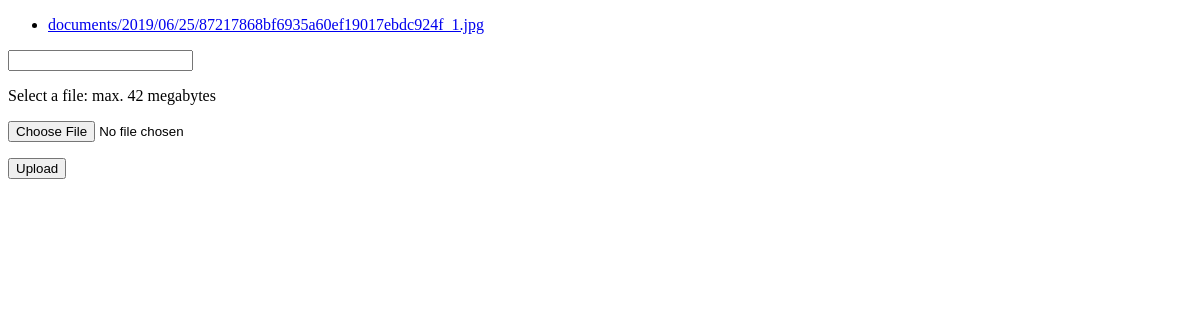
The app's page /haha, older data.
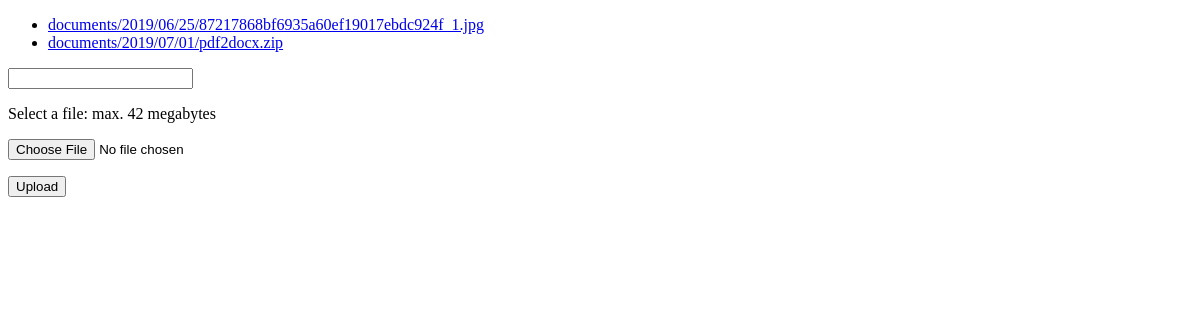
The same page, newer data.
### quiz/models.py (models this page shows)
class Document(models.Model):
    docfile = models.FileField(upload_to='documents/%Y/%m/%d')
    belong_to_lesson = models.ForeignKey(Lesson, on_delete=models.CASCADE,null=True, blank=True)
    created_on = models.DateTimeField(auto_now_add=True)
    updated_on = models.DateTimeField(auto_now=True)

### quiz/views.py (the view)
# urls.py: path('haha', views.list, name='list'),
def list(request):
    if request.method == 'POST':
        print(request.POST)
        print(request.FILES)
        form = DocumentForm(request.POST, request.FILES)
        print(1)
        if form.is_valid():
            newdoc = Document(docfile = request.FILES['docfile'])
            newdoc.save()
            print(2)
            return HttpResponseRedirect(reverse('list'))
    else:
        form = DocumentForm() # A empty, unbound form
        print(3)
    print(4)
    documents = Document.objects.all()
    return render(request, 'list.html', {'documents': documents, 'form': form})

### quiz/forms.py
class DocumentForm(forms.Form):
    docfile = forms.FileField(
        label='Select a file',
        help_text='max. 42 megabytes'
    )

### quiz/templates/list.html (shortened to what this page needs)
<!DOCTYPE html>
<html>
    <head>
    </head>
    <body>
        {% if documents %}
            <ul>
                {% for document in documents %}
                    <li><a href="{{ document.docfile.url }}">{{ document.docfile.name }}</a></li>
                {% endfor %}
            </ul>
        {% else %}
            <p>No documents.</p>
        {% endif %}
        <form name = "form" id = "your_form_id" action="{% url "list" %}" method="post" enctype="multipart/form-data">
                 <input type = "text" width=50px name="uu"/>
            <p>{{ form.docfile.label_tag }} {{ form.docfile.help_text }}</p>
            <p>
                {{ form.docfile }}
            </p>
            <p><input type="submit" value="Upload"/></p>
        </form>
    </body>
</html>

Row changes from the older to the newer data that the page shows:
added Document: docfile.name "documents/2019/07/01/pdf2docx.zip"
